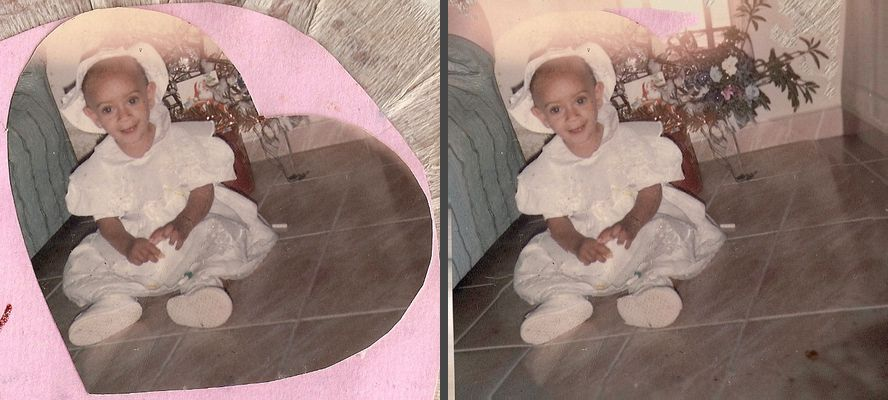
#> input picture restore-photos/examples/heart-cut-print.jpg, 888 x 400 px
$ python fix_color.py ../examples/heart-cut-print.jpg out.png
#> lines starting #> are read from the running program, lines starting #| are printed output that depends on the picture; after the words box and inside, x2 and y2 are one past the last pixel; in counts of white or black regions, pixels touching at a corner belong together
#!/usr/bin/env python3
"""Automatic colour and contrast fix for faded / colour-cast prints.

Steps (each can be turned down or off):
  1. auto levels   every channel is stretched so that its darkest 0.5 % and
                   brightest 0.5 % reach black and white - this alone removes
                   most of the orange/magenta/green/blue cast of a faded print
                   (--levels 0..1, default 1.0)
  2. grey world    the remaining tint of the mid-tones is neutralised in LAB
                   (--wb 0..1, default 0.5: half way, keeps warm skin tones)
  3. contrast      CLAHE on the lightness channel (--contrast 0..3, default 1.2)
  4. saturation    (--sat, default 1.1)
A damage mask (--mask) excludes the white patches from the statistics so they
do not pull the white point. --strength blends the result with the original.

    fix_color.py <image> <out> [--mask m.png] [--levels 1] [--wb 0.5]
                 [--contrast 1.2] [--sat 1.1] [--strength 1]
"""
import argparse
import sys

import cv2
import numpy as np


def auto_levels(bgr, valid, amount=1.0, lo_p=0.5, hi_p=99.5):
    out = bgr.astype(np.float32)
    for c in range(3):
        ch = bgr[:, :, c][valid]
        lo, hi = np.percentile(ch, lo_p), np.percentile(ch, hi_p)
        if hi - lo < 10:
            continue
        stretched = (out[:, :, c] - lo) * (255.0 / (hi - lo))
        out[:, :, c] = out[:, :, c] * (1 - amount) + stretched * amount
    return np.clip(out, 0, 255)


def grey_world(bgr_f, valid, amount=0.5):
    lab = cv2.cvtColor(bgr_f.astype(np.uint8), cv2.COLOR_BGR2LAB).astype(np.float32)
    mid = valid & (lab[:, :, 0] > 40) & (lab[:, :, 0] < 215)
    if mid.sum() < 100:
        mid = valid
    for c in (1, 2):
        shift = lab[:, :, c][mid].mean() - 128.0
        lab[:, :, c] -= shift * amount
    return cv2.cvtColor(np.clip(lab, 0, 255).astype(np.uint8), cv2.COLOR_LAB2BGR).astype(np.float32)


def contrast(bgr_f, clip=1.2):
    if clip <= 0:
        return bgr_f
    lab = cv2.cvtColor(bgr_f.astype(np.uint8), cv2.COLOR_BGR2LAB)
    lab[:, :, 0] = cv2.createCLAHE(clipLimit=clip, tileGridSize=(8, 8)).apply(lab[:, :, 0])
    return cv2.cvtColor(lab, cv2.COLOR_LAB2BGR).astype(np.float32)


def saturation(bgr_f, k=1.1):
    if abs(k - 1.0) < 1e-3:
        return bgr_f
    hsv = cv2.cvtColor(bgr_f.astype(np.uint8), cv2.COLOR_BGR2HSV).astype(np.float32)
    hsv[:, :, 1] = np.clip(hsv[:, :, 1] * k, 0, 255)
    return cv2.cvtColor(hsv.astype(np.uint8), cv2.COLOR_HSV2BGR).astype(np.float32)


def fix(bgr, mask=None, levels=1.0, wb=0.5, clahe=1.2, sat=1.1, strength=1.0):
    valid = np.ones(bgr.shape[:2], bool) if mask is None else (mask == 0)
    # ignore a plain scanner border as well: 2 % frame
    H, W = bgr.shape[:2]
    frame = np.zeros((H, W), bool)
    frame[int(H * 0.02):H - int(H * 0.02), int(W * 0.02):W - int(W * 0.02)] = True
    valid &= frame
    out = auto_levels(bgr, valid, levels) if levels > 0 else bgr.astype(np.float32)
    if wb > 0:
        out = grey_world(out, valid, wb)
    out = contrast(out, clahe)
    out = saturation(out, sat)
    if strength < 1.0:
        out = bgr.astype(np.float32) * (1 - strength) + out * strength
    return np.clip(out + 0.5, 0, 255).astype(np.uint8)


def main():
    ap = argparse.ArgumentParser(description=__doc__, formatter_class=argparse.RawDescriptionHelpFormatter)
    ap.add_argument("image")
    ap.add_argument("out")
    ap.add_argument("--mask")
    ap.add_argument("--levels", type=float, default=1.0)
    ap.add_argument("--wb", type=float, default=0.5)
    ap.add_argument("--contrast", type=float, default=1.2)
    ap.add_argument("--sat", type=float, default=1.1)
    ap.add_argument("--strength", type=float, default=1.0)
    a = ap.parse_args()
    bgr = cv2.imread(a.image)
#> bgr is the input picture: shape (400, 888, 3); mean B, G, R 120.9, 127.3, 151.3
    if bgr is None:
        sys.exit(f"cannot read {a.image}")
    mask = cv2.imread(a.mask, cv2.IMREAD_GRAYSCALE) if a.mask else None
    out = fix(bgr, mask, a.levels, a.wb, a.contrast, a.sat, a.strength)
#> the loop in auto_levels, `for c in range(3):` made 3 passes
#> (lo, hi) on passes 1 to 3: (28, 226), (31, 216), (41, 254)
#> pass 1, in auto_levels, `stretched = (out[:, :, c] - lo) * (255.0 / (hi - lo))`:
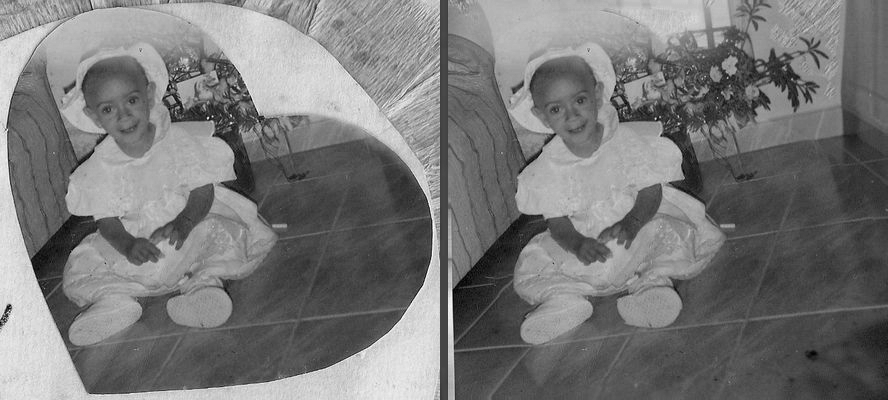
#> stretched: shape (400, 888) float32; min -36.06, max 292.3, mean 119.7; drawn with min black and max white
#> after the loop in auto_levels, `for c in range(3):`:
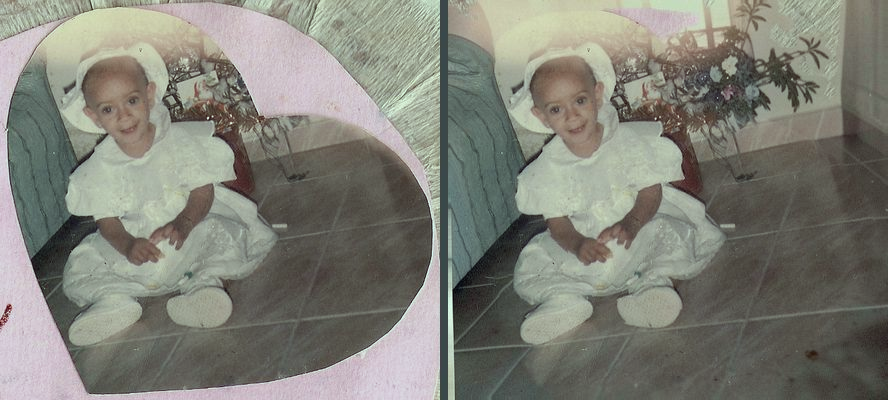
#> out: shape (400, 888, 3) float32; mean B, G, R 119.7, 132.8, 132.1; drawn with min black and max white
#> in auto_levels, `return np.clip(out, 0, 255)`:
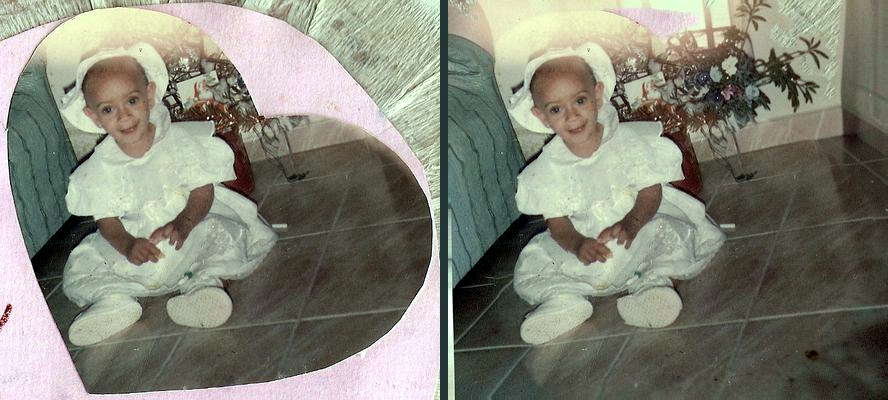
#> returned value: shape (400, 888, 3) float32; mean of channels 0, 1, 2 119.7, 132.8, 132.2; drawn as B, G, R
#> in grey_world, `lab = cv2.cvtColor(bgr_f.astype(np.uint8), cv2.COLOR_BGR2LAB).astype(n..`:
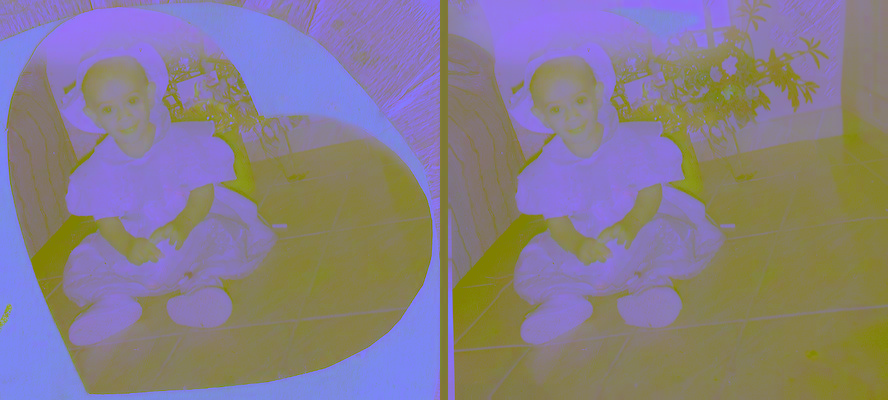
#> lab: shape (400, 888, 3) float32; mean B, G, R 137.1, 125.6, 135.3
#> in grey_world, `mid = valid & (lab[:, :, 0] > 40) & (lab[:, :, 0] < 215)`:
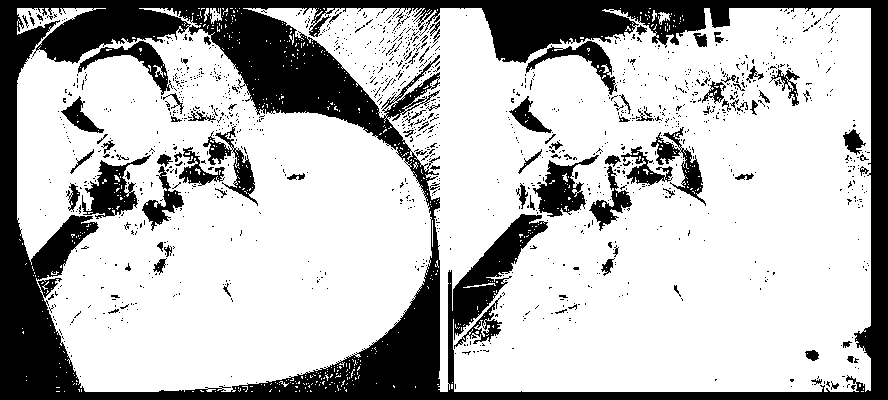
#> mid: shape (400, 888) bool; 73% white; 1320 black regions (1223 under 20 px), largest, box (x1, y1, x2, y2) and area: (0, 0, 888, 400) 74787, (82, 155, 151, 219) 1820, (533, 155, 599, 217) 1752
#> the loop in grey_world, `for c in (1, 2):` made 2 passes
#> shift on passes 1 to 2: -3.19, 7.76
#> in contrast, `lab = cv2.cvtColor(bgr_f.astype(np.uint8), cv2.COLOR_BGR2LAB)`: lab: shape (400, 888, 3); mean of channels 0, 1, 2 137.1, 126.5, 131.2
#> in contrast, `lab[:, :, 0] = cv2.createCLAHE(clipLimit=clip, tileGridSize=(8, 8)).ap..`: lab: shape (400, 888, 3); mean of channels 0, 1, 2 133.5, 126.5, 131.2
#> in contrast, `return cv2.cvtColor(lab, cv2.COLOR_LAB2BGR).astype(np.float32)`:
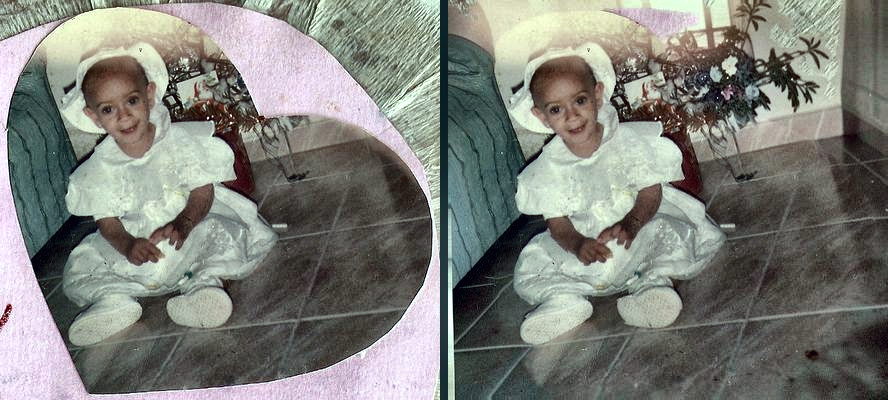
#> returned value: shape (400, 888, 3) float32; mean of channels 0, 1, 2 122.4, 128.6, 126.9; drawn as B, G, R
#> in saturation, `hsv = cv2.cvtColor(bgr_f.astype(np.uint8), cv2.COLOR_BGR2HSV).astype(n..`:
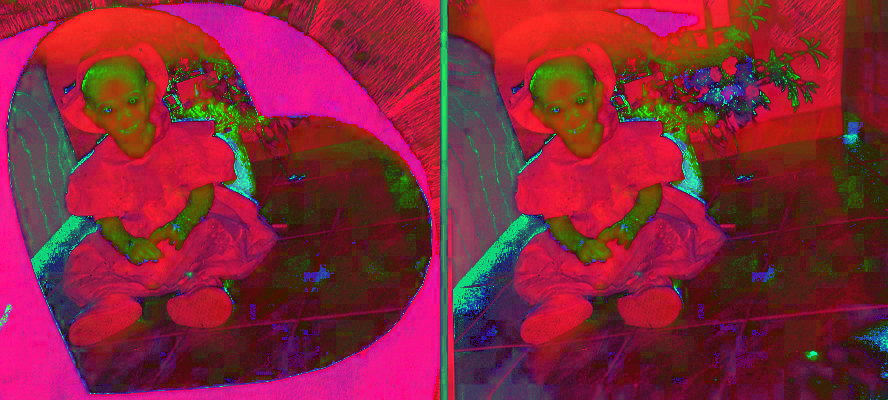
#> hsv: shape (400, 888, 3) float32; mean B, G, R 57.3, 37.5, 133.8
    cv2.imwrite(a.out, out, [cv2.IMWRITE_JPEG_QUALITY, 95])
    print(f"-> {a.out}")


if __name__ == "__main__":
    main()

$ run again, on restore-photos/examples/water-damage-cut-corners.jpg
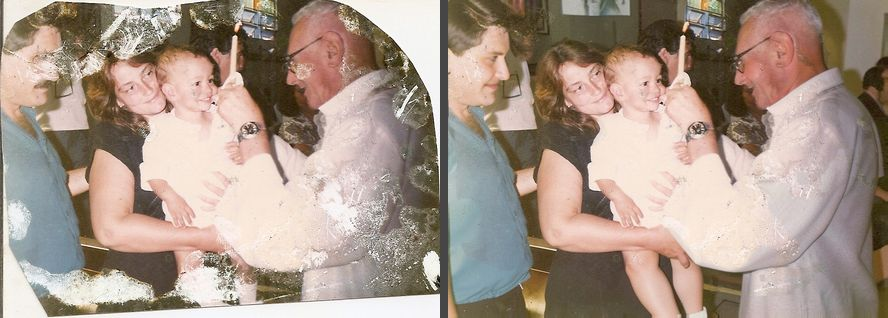
#> input picture restore-photos/examples/water-damage-cut-corners.jpg, 888 x 318 px
#> in main, bgr is the input picture: shape (318, 888, 3); mean B, G, R 138.6, 151, 168.3
#> the loop in auto_levels, `for c in range(3):` made 3 passes
#> (lo, hi) on passes 1 to 3: (16, 248), (38, 247), (51, 255)
#> in grey_world, `mid = valid & (lab[:, :, 0] > 40) & (lab[:, :, 0] < 215)`:
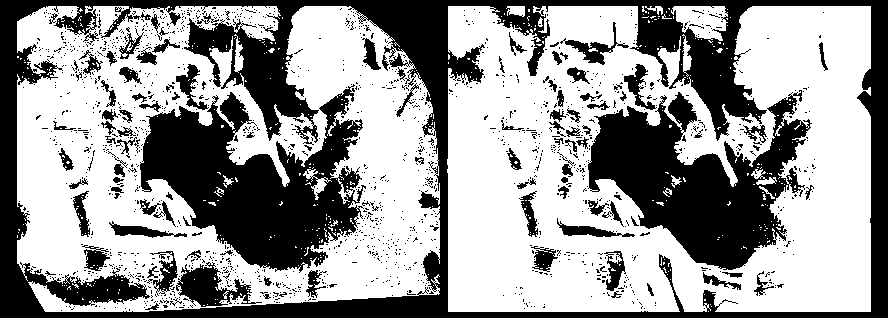
#> mid: shape (318, 888) bool; 60.5% white; 1558 black regions (1448 under 20 px), largest, box (x1, y1, x2, y2) and area: (0, 0, 888, 318) 52958, (140, 84, 366, 273) 21584, (588, 90, 812, 270) 19756
#> the loop in grey_world, `for c in (1, 2):` made 2 passes
#> shift on passes 1 to 2: 4.59, 2.62
#> in saturation, `hsv = cv2.cvtColor(bgr_f.astype(np.uint8), cv2.COLOR_BGR2HSV).astype(n..`:
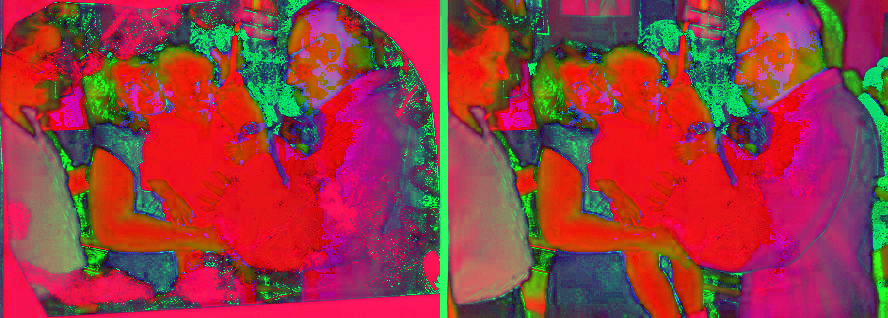
#> hsv: shape (318, 888, 3) float32; mean B, G, R 65.5, 59, 150.7
